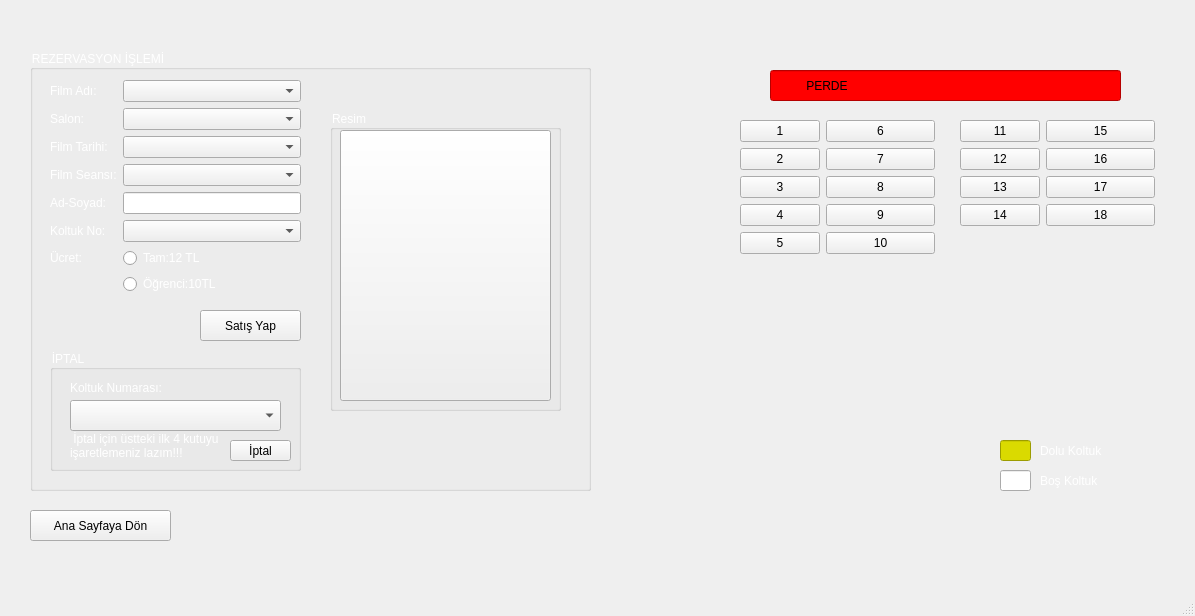
<?xml version="1.0" encoding="UTF-8"?>
<ui version="4.0">
 <class>BiletAlm</class>
 <widget class="QMainWindow" name="BiletAlm">
  <property name="geometry">
   <rect>
    <x>0</x>
    <y>0</y>
    <width>1195</width>
    <height>616</height>
   </rect>
  </property>
  <property name="windowTitle">
   <string>Bilet Alım </string>
  </property>
  <property name="windowIcon">
   <iconset resource="anasayfa.qrc">
    <normaloff>:/icon/icon2.png</normaloff>:/icon/icon2.png</iconset>
  </property>
  <property name="styleSheet">
   <string notr="true">#centralwidget{
border-image: url(:/arkaplan/arkaplan3.jpg);
}</string>
  </property>
  <widget class="QWidget" name="centralwidget">
   <widget class="QGroupBox" name="groupBox">
    <property name="geometry">
     <rect>
      <x>30</x>
      <y>50</y>
      <width>561</width>
      <height>441</height>
     </rect>
    </property>
    <property name="styleSheet">
     <string notr="true">color: rgb(255, 255, 255);</string>
    </property>
    <property name="title">
     <string>REZERVASYON İŞLEMİ</string>
    </property>
    <property name="flat">
     <bool>false</bool>
    </property>
    <property name="checkable">
     <bool>false</bool>
    </property>
    <widget class="QWidget" name="formLayoutWidget">
     <property name="geometry">
      <rect>
       <x>20</x>
       <y>30</y>
       <width>251</width>
       <height>231</height>
      </rect>
     </property>
     <layout class="QFormLayout" name="formLayout">
      <item row="1" column="0">
       <widget class="QLabel" name="label_3">
        <property name="text">
         <string>Film Adı:</string>
        </property>
       </widget>
      </item>
      <item row="1" column="1">
       <widget class="QComboBox" name="comboBox">
        <property name="styleSheet">
         <string notr="true">color: rgb(0, 0, 0);</string>
        </property>
       </widget>
      </item>
      <item row="2" column="0">
       <widget class="QLabel" name="label_8">
        <property name="text">
         <string>Salon:</string>
        </property>
       </widget>
      </item>
      <item row="2" column="1">
       <widget class="QComboBox" name="comboBox_2">
        <property name="styleSheet">
         <string notr="true">color: rgb(0, 0, 0);</string>
        </property>
       </widget>
      </item>
      <item row="3" column="0">
       <widget class="QLabel" name="label_1">
        <property name="text">
         <string>Film Tarihi:</string>
        </property>
       </widget>
      </item>
      <item row="3" column="1">
       <widget class="QComboBox" name="comboBox_3">
        <property name="styleSheet">
         <string notr="true">color: rgb(0, 0, 0);</string>
        </property>
       </widget>
      </item>
      <item row="4" column="0">
       <widget class="QLabel" name="label_2">
        <property name="text">
         <string>Film Seansı:</string>
        </property>
       </widget>
      </item>
      <item row="4" column="1">
       <widget class="QComboBox" name="comboBox_4">
        <property name="styleSheet">
         <string notr="true">color: rgb(0, 0, 0);</string>
        </property>
       </widget>
      </item>
      <item row="5" column="0">
       <widget class="QLabel" name="label_7">
        <property name="text">
         <string>Ad-Soyad:</string>
        </property>
       </widget>
      </item>
      <item row="5" column="1">
       <widget class="QLineEdit" name="lineEdit_1">
        <property name="styleSheet">
         <string notr="true">color: rgb(0, 0, 0);</string>
        </property>
       </widget>
      </item>
      <item row="6" column="0">
       <widget class="QLabel" name="label_4">
        <property name="text">
         <string>Koltuk No:</string>
        </property>
       </widget>
      </item>
      <item row="7" column="0">
       <widget class="QLabel" name="label_6">
        <property name="text">
         <string>Ücret:</string>
        </property>
       </widget>
      </item>
      <item row="7" column="1">
       <widget class="QRadioButton" name="radioButton_1">
        <property name="text">
         <string>Tam:12 TL</string>
        </property>
        <property name="checkable">
         <bool>true</bool>
        </property>
        <property name="checked">
         <bool>false</bool>
        </property>
        <property name="autoRepeat">
         <bool>false</bool>
        </property>
       </widget>
      </item>
      <item row="8" column="0">
       <widget class="QLabel" name="label_5">
        <property name="text">
         <string/>
        </property>
       </widget>
      </item>
      <item row="8" column="1">
       <widget class="QRadioButton" name="radioButton_2">
        <property name="text">
         <string>Öğrenci:10TL</string>
        </property>
       </widget>
      </item>
      <item row="6" column="1">
       <widget class="QComboBox" name="comboBox_6">
        <property name="styleSheet">
         <string notr="true">color: rgb(0, 0, 0);</string>
        </property>
        <property name="currentIndex">
         <number>-1</number>
        </property>
        <item>
         <property name="text">
          <string>1</string>
         </property>
        </item>
        <item>
         <property name="text">
          <string>2</string>
         </property>
        </item>
        <item>
         <property name="text">
          <string>3</string>
         </property>
        </item>
        <item>
         <property name="text">
          <string>4</string>
         </property>
        </item>
        <item>
         <property name="text">
          <string>5</string>
         </property>
        </item>
        <item>
         <property name="text">
          <string>6</string>
         </property>
        </item>
        <item>
         <property name="text">
          <string>7</string>
         </property>
        </item>
        <item>
         <property name="text">
          <string>8</string>
         </property>
        </item>
        <item>
         <property name="text">
          <string>9</string>
         </property>
        </item>
        <item>
         <property name="text">
          <string>10</string>
         </property>
        </item>
        <item>
         <property name="text">
          <string>11</string>
         </property>
        </item>
        <item>
         <property name="text">
          <string>12</string>
         </property>
        </item>
        <item>
         <property name="text">
          <string>13</string>
         </property>
        </item>
        <item>
         <property name="text">
          <string>14</string>
         </property>
        </item>
        <item>
         <property name="text">
          <string>15</string>
         </property>
        </item>
        <item>
         <property name="text">
          <string>16</string>
         </property>
        </item>
        <item>
         <property name="text">
          <string>17</string>
         </property>
        </item>
        <item>
         <property name="text">
          <string>18</string>
         </property>
        </item>
       </widget>
      </item>
     </layout>
    </widget>
    <widget class="QGroupBox" name="groupBox_2">
     <property name="geometry">
      <rect>
       <x>20</x>
       <y>300</y>
       <width>251</width>
       <height>121</height>
      </rect>
     </property>
     <property name="title">
      <string>İPTAL</string>
     </property>
     <widget class="QComboBox" name="comboBox_5">
      <property name="geometry">
       <rect>
        <x>20</x>
        <y>50</y>
        <width>211</width>
        <height>31</height>
       </rect>
      </property>
      <property name="styleSheet">
       <string notr="true">color: rgb(0, 0, 0);</string>
      </property>
      <property name="currentIndex">
       <number>-1</number>
      </property>
      <item>
       <property name="text">
        <string>1</string>
       </property>
      </item>
      <item>
       <property name="text">
        <string>2</string>
       </property>
      </item>
      <item>
       <property name="text">
        <string>3</string>
       </property>
      </item>
      <item>
       <property name="text">
        <string>4</string>
       </property>
      </item>
      <item>
       <property name="text">
        <string>5</string>
       </property>
      </item>
      <item>
       <property name="text">
        <string>6</string>
       </property>
      </item>
      <item>
       <property name="text">
        <string>7</string>
       </property>
      </item>
      <item>
       <property name="text">
        <string>8</string>
       </property>
      </item>
      <item>
       <property name="text">
        <string>9</string>
       </property>
      </item>
      <item>
       <property name="text">
        <string>10</string>
       </property>
      </item>
      <item>
       <property name="text">
        <string>11</string>
       </property>
      </item>
      <item>
       <property name="text">
        <string>12</string>
       </property>
      </item>
      <item>
       <property name="text">
        <string>13</string>
       </property>
      </item>
      <item>
       <property name="text">
        <string>14</string>
       </property>
      </item>
      <item>
       <property name="text">
        <string>15</string>
       </property>
      </item>
      <item>
       <property name="text">
        <string>16</string>
       </property>
      </item>
      <item>
       <property name="text">
        <string>17</string>
       </property>
      </item>
      <item>
       <property name="text">
        <string>18</string>
       </property>
      </item>
     </widget>
     <widget class="QLabel" name="label_9">
      <property name="geometry">
       <rect>
        <x>20</x>
        <y>30</y>
        <width>111</width>
        <height>16</height>
       </rect>
      </property>
      <property name="text">
       <string>Koltuk Numarası:</string>
      </property>
     </widget>
     <widget class="QPushButton" name="pushButton">
      <property name="geometry">
       <rect>
        <x>180</x>
        <y>90</y>
        <width>61</width>
        <height>21</height>
       </rect>
      </property>
      <property name="styleSheet">
       <string notr="true">color: rgb(0, 0, 0);
font: 6pt &quot;MS Shell Dlg 2&quot;;</string>
      </property>
      <property name="text">
       <string>İptal</string>
      </property>
     </widget>
     <widget class="QLabel" name="label">
      <property name="geometry">
       <rect>
        <x>20</x>
        <y>80</y>
        <width>181</width>
        <height>31</height>
       </rect>
      </property>
      <property name="acceptDrops">
       <bool>false</bool>
      </property>
      <property name="text">
       <string> İptal için üstteki ilk 4 kutuyu işaretlemeniz lazım!!!</string>
      </property>
      <property name="wordWrap">
       <bool>true</bool>
      </property>
     </widget>
    </widget>
    <widget class="QPushButton" name="pushButton_2">
     <property name="geometry">
      <rect>
       <x>170</x>
       <y>260</y>
       <width>101</width>
       <height>31</height>
      </rect>
     </property>
     <property name="styleSheet">
      <string notr="true">color: rgb(0, 0, 0);</string>
     </property>
     <property name="text">
      <string>Satış Yap</string>
     </property>
    </widget>
    <widget class="QGroupBox" name="groupBox_3">
     <property name="geometry">
      <rect>
       <x>300</x>
       <y>60</y>
       <width>231</width>
       <height>301</height>
      </rect>
     </property>
     <property name="title">
      <string>Resim</string>
     </property>
     <widget class="QPushButton" name="pushButton_21">
      <property name="geometry">
       <rect>
        <x>10</x>
        <y>20</y>
        <width>211</width>
        <height>271</height>
       </rect>
      </property>
      <property name="styleSheet">
       <string notr="true"/>
      </property>
      <property name="text">
       <string/>
      </property>
     </widget>
    </widget>
   </widget>
   <widget class="QWidget" name="formLayoutWidget_2">
    <property name="geometry">
     <rect>
      <x>740</x>
      <y>120</y>
      <width>195</width>
      <height>375</height>
     </rect>
    </property>
    <layout class="QFormLayout" name="formLayout_2">
     <item row="2" column="0">
      <widget class="QPushButton" name="pushButton_5">
       <property name="text">
        <string>3</string>
       </property>
       <property name="icon">
        <iconset resource="anasayfa.qrc">
         <normaloff>:/arkaplan/icon1.png</normaloff>:/arkaplan/icon1.png</iconset>
       </property>
       <property name="iconSize">
        <size>
         <width>60</width>
         <height>60</height>
        </size>
       </property>
      </widget>
     </item>
     <item row="2" column="1">
      <widget class="QPushButton" name="pushButton_4">
       <property name="text">
        <string>8</string>
       </property>
       <property name="icon">
        <iconset resource="anasayfa.qrc">
         <normaloff>:/arkaplan/icon1.png</normaloff>:/arkaplan/icon1.png</iconset>
       </property>
       <property name="iconSize">
        <size>
         <width>60</width>
         <height>60</height>
        </size>
       </property>
      </widget>
     </item>
     <item row="4" column="0">
      <widget class="QPushButton" name="pushButton_6">
       <property name="text">
        <string>5</string>
       </property>
       <property name="icon">
        <iconset resource="anasayfa.qrc">
         <normaloff>:/arkaplan/icon1.png</normaloff>:/arkaplan/icon1.png</iconset>
       </property>
       <property name="iconSize">
        <size>
         <width>60</width>
         <height>60</height>
        </size>
       </property>
      </widget>
     </item>
     <item row="4" column="1">
      <widget class="QPushButton" name="pushButton_3">
       <property name="text">
        <string>10</string>
       </property>
       <property name="icon">
        <iconset resource="anasayfa.qrc">
         <normaloff>:/arkaplan/icon1.png</normaloff>:/arkaplan/icon1.png</iconset>
       </property>
       <property name="iconSize">
        <size>
         <width>60</width>
         <height>60</height>
        </size>
       </property>
      </widget>
     </item>
     <item row="3" column="0">
      <widget class="QPushButton" name="pushButton_9">
       <property name="text">
        <string>4</string>
       </property>
       <property name="icon">
        <iconset resource="anasayfa.qrc">
         <normaloff>:/arkaplan/icon1.png</normaloff>:/arkaplan/icon1.png</iconset>
       </property>
       <property name="iconSize">
        <size>
         <width>60</width>
         <height>60</height>
        </size>
       </property>
      </widget>
     </item>
     <item row="3" column="1">
      <widget class="QPushButton" name="pushButton_10">
       <property name="text">
        <string>9</string>
       </property>
       <property name="icon">
        <iconset resource="anasayfa.qrc">
         <normaloff>:/arkaplan/icon1.png</normaloff>:/arkaplan/icon1.png</iconset>
       </property>
       <property name="iconSize">
        <size>
         <width>60</width>
         <height>60</height>
        </size>
       </property>
      </widget>
     </item>
     <item row="0" column="0">
      <widget class="QPushButton" name="pushButton_8">
       <property name="text">
        <string>1</string>
       </property>
       <property name="icon">
        <iconset resource="anasayfa.qrc">
         <normaloff>:/arkaplan/icon1.png</normaloff>:/arkaplan/icon1.png</iconset>
       </property>
       <property name="iconSize">
        <size>
         <width>60</width>
         <height>60</height>
        </size>
       </property>
      </widget>
     </item>
     <item row="0" column="1">
      <widget class="QPushButton" name="pushButton_7">
       <property name="text">
        <string>6</string>
       </property>
       <property name="icon">
        <iconset resource="anasayfa.qrc">
         <normaloff>:/arkaplan/icon1.png</normaloff>:/arkaplan/icon1.png</iconset>
       </property>
       <property name="iconSize">
        <size>
         <width>60</width>
         <height>60</height>
        </size>
       </property>
      </widget>
     </item>
     <item row="1" column="0">
      <widget class="QPushButton" name="pushButton_20">
       <property name="text">
        <string>2</string>
       </property>
       <property name="icon">
        <iconset resource="anasayfa.qrc">
         <normaloff>:/arkaplan/icon1.png</normaloff>:/arkaplan/icon1.png</iconset>
       </property>
       <property name="iconSize">
        <size>
         <width>60</width>
         <height>60</height>
        </size>
       </property>
      </widget>
     </item>
     <item row="1" column="1">
      <widget class="QPushButton" name="pushButton_19">
       <property name="text">
        <string>7</string>
       </property>
       <property name="icon">
        <iconset resource="anasayfa.qrc">
         <normaloff>:/arkaplan/icon1.png</normaloff>:/arkaplan/icon1.png</iconset>
       </property>
       <property name="iconSize">
        <size>
         <width>60</width>
         <height>60</height>
        </size>
       </property>
      </widget>
     </item>
    </layout>
   </widget>
   <widget class="QWidget" name="formLayoutWidget_3">
    <property name="geometry">
     <rect>
      <x>960</x>
      <y>120</y>
      <width>195</width>
      <height>299</height>
     </rect>
    </property>
    <layout class="QFormLayout" name="formLayout_3">
     <item row="1" column="0">
      <widget class="QPushButton" name="pushButton_11">
       <property name="text">
        <string>12</string>
       </property>
       <property name="icon">
        <iconset resource="anasayfa.qrc">
         <normaloff>:/arkaplan/icon1.png</normaloff>:/arkaplan/icon1.png</iconset>
       </property>
       <property name="iconSize">
        <size>
         <width>60</width>
         <height>60</height>
        </size>
       </property>
      </widget>
     </item>
     <item row="1" column="1">
      <widget class="QPushButton" name="pushButton_12">
       <property name="text">
        <string>16</string>
       </property>
       <property name="icon">
        <iconset resource="anasayfa.qrc">
         <normaloff>:/arkaplan/icon1.png</normaloff>:/arkaplan/icon1.png</iconset>
       </property>
       <property name="iconSize">
        <size>
         <width>60</width>
         <height>60</height>
        </size>
       </property>
      </widget>
     </item>
     <item row="3" column="0">
      <widget class="QPushButton" name="pushButton_13">
       <property name="text">
        <string>14</string>
       </property>
       <property name="icon">
        <iconset resource="anasayfa.qrc">
         <normaloff>:/arkaplan/icon1.png</normaloff>:/arkaplan/icon1.png</iconset>
       </property>
       <property name="iconSize">
        <size>
         <width>60</width>
         <height>60</height>
        </size>
       </property>
      </widget>
     </item>
     <item row="3" column="1">
      <widget class="QPushButton" name="pushButton_14">
       <property name="text">
        <string>18</string>
       </property>
       <property name="icon">
        <iconset resource="anasayfa.qrc">
         <normaloff>:/arkaplan/icon1.png</normaloff>:/arkaplan/icon1.png</iconset>
       </property>
       <property name="iconSize">
        <size>
         <width>60</width>
         <height>60</height>
        </size>
       </property>
      </widget>
     </item>
     <item row="2" column="0">
      <widget class="QPushButton" name="pushButton_15">
       <property name="text">
        <string>13</string>
       </property>
       <property name="icon">
        <iconset resource="anasayfa.qrc">
         <normaloff>:/arkaplan/icon1.png</normaloff>:/arkaplan/icon1.png</iconset>
       </property>
       <property name="iconSize">
        <size>
         <width>60</width>
         <height>60</height>
        </size>
       </property>
      </widget>
     </item>
     <item row="2" column="1">
      <widget class="QPushButton" name="pushButton_16">
       <property name="text">
        <string>17</string>
       </property>
       <property name="icon">
        <iconset resource="anasayfa.qrc">
         <normaloff>:/arkaplan/icon1.png</normaloff>:/arkaplan/icon1.png</iconset>
       </property>
       <property name="iconSize">
        <size>
         <width>60</width>
         <height>60</height>
        </size>
       </property>
      </widget>
     </item>
     <item row="0" column="0">
      <widget class="QPushButton" name="pushButton_17">
       <property name="text">
        <string>11</string>
       </property>
       <property name="icon">
        <iconset resource="anasayfa.qrc">
         <normaloff>:/arkaplan/icon1.png</normaloff>:/arkaplan/icon1.png</iconset>
       </property>
       <property name="iconSize">
        <size>
         <width>60</width>
         <height>60</height>
        </size>
       </property>
      </widget>
     </item>
     <item row="0" column="1">
      <widget class="QPushButton" name="pushButton_18">
       <property name="text">
        <string>15</string>
       </property>
       <property name="icon">
        <iconset resource="anasayfa.qrc">
         <normaloff>:/arkaplan/icon1.png</normaloff>:/arkaplan/icon1.png</iconset>
       </property>
       <property name="iconSize">
        <size>
         <width>60</width>
         <height>60</height>
        </size>
       </property>
      </widget>
     </item>
    </layout>
   </widget>
   <widget class="QLineEdit" name="lineEdit_3">
    <property name="geometry">
     <rect>
      <x>770</x>
      <y>70</y>
      <width>351</width>
      <height>31</height>
     </rect>
    </property>
    <property name="styleSheet">
     <string notr="true">font: italic 22pt &quot;Monotype Corsiva&quot;;
background-color: rgb(255, 0, 0);
font: 75 22pt &quot;MS Shell Dlg 2&quot;;
</string>
    </property>
    <property name="text">
     <string>          PERDE</string>
    </property>
    <property name="readOnly">
     <bool>true</bool>
    </property>
   </widget>
   <widget class="QLineEdit" name="lineEdit_4">
    <property name="geometry">
     <rect>
      <x>1000</x>
      <y>440</y>
      <width>31</width>
      <height>21</height>
     </rect>
    </property>
    <property name="styleSheet">
     <string notr="true">background-color: rgb(218, 218, 0);</string>
    </property>
    <property name="readOnly">
     <bool>true</bool>
    </property>
   </widget>
   <widget class="QLineEdit" name="lineEdit_5">
    <property name="geometry">
     <rect>
      <x>1000</x>
      <y>470</y>
      <width>31</width>
      <height>21</height>
     </rect>
    </property>
    <property name="readOnly">
     <bool>true</bool>
    </property>
   </widget>
   <widget class="QLabel" name="label_10">
    <property name="geometry">
     <rect>
      <x>1040</x>
      <y>440</y>
      <width>81</width>
      <height>21</height>
     </rect>
    </property>
    <property name="styleSheet">
     <string notr="true">color: rgb(255, 255, 255);</string>
    </property>
    <property name="text">
     <string>Dolu Koltuk</string>
    </property>
   </widget>
   <widget class="QLabel" name="label_11">
    <property name="geometry">
     <rect>
      <x>1040</x>
      <y>470</y>
      <width>81</width>
      <height>21</height>
     </rect>
    </property>
    <property name="styleSheet">
     <string notr="true">color: rgb(255, 255, 255);</string>
    </property>
    <property name="text">
     <string>Boş Koltuk</string>
    </property>
   </widget>
   <widget class="QPushButton" name="pushButton_27">
    <property name="geometry">
     <rect>
      <x>30</x>
      <y>510</y>
      <width>141</width>
      <height>31</height>
     </rect>
    </property>
    <property name="text">
     <string>Ana Sayfaya Dön</string>
    </property>
    <property name="icon">
     <iconset resource="anasayfa.qrc">
      <normaloff>:/icon/icon3.png</normaloff>:/icon/icon3.png</iconset>
    </property>
   </widget>
  </widget>
  <widget class="QMenuBar" name="menubar">
   <property name="geometry">
    <rect>
     <x>0</x>
     <y>0</y>
     <width>1195</width>
     <height>26</height>
    </rect>
   </property>
  </widget>
  <widget class="QStatusBar" name="statusbar"/>
 </widget>
 <resources>
  <include location="anasayfa.qrc"/>
 </resources>
 <connections/>
</ui>
